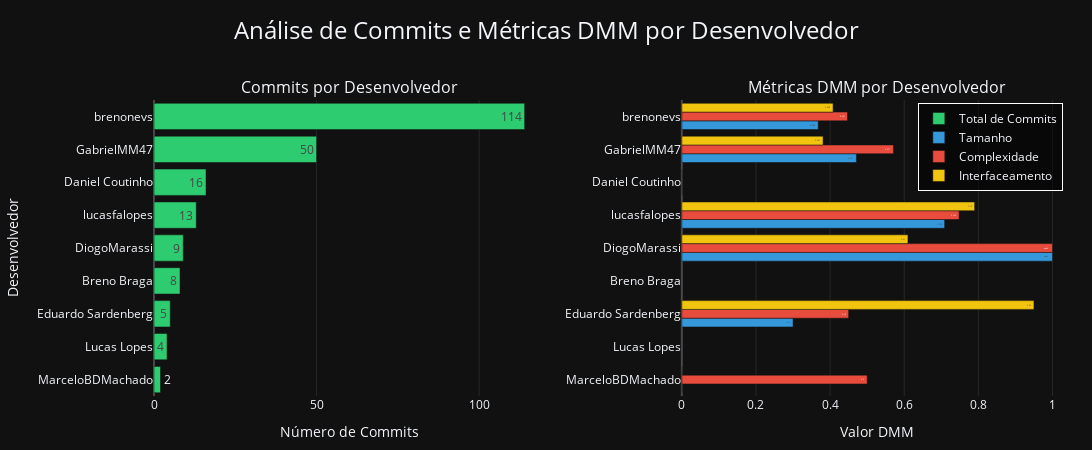

The code cell stored with this chart in its notebook:
### Markdown cell above
# Analisando commits por dev

### Code cell
def analyze_github_commits(df_commits, df_devs):

    commits_analysis = df_commits.merge(
        df_devs[['id', 'name']],
        left_on='author_id',
        right_on='id',
        how='left'
    )
    
    # Agregar dados por autor
    author_stats = commits_analysis.groupby('name').agg({
        'sha': 'count',                    # Total de commits
        'dmm_unit_complexity': 'mean',     # Complexidade média
        'dmm_unit_size': 'mean',          # Tamanho médio
        'dmm_unit_interfacing': 'mean'     # Interfaceamento médio
    }).reset_index()
    
    # Arredondar valores DMM para 3 casas decimais
    for col in ['dmm_unit_complexity', 'dmm_unit_size', 'dmm_unit_interfacing']:
        author_stats[col] = author_stats[col].round(3)
    
    # Ordenar por número de commits
    author_stats = author_stats.sort_values('sha', ascending=True)
    
    # Criar figura com subplots
    fig = make_subplots(
        rows=1, cols=2,
        subplot_titles=(
            'Commits por Desenvolvedor',
            'Métricas DMM por Desenvolvedor'
        ),
        specs=[[{"type": "bar"}, {"type": "bar"}]],
        horizontal_spacing=0.15
    )
    
    # 1. Gráfico de barras horizontal - Commits por desenvolvedor
    fig.add_trace(
        go.Bar(
            y=author_stats['name'],
            x=author_stats['sha'],
            orientation='h',
            name='Total de Commits',
            marker_color='#2ecc71',
            text=author_stats['sha'],
            textposition='auto',
            hovertemplate="<b>%{y}</b><br>" +
                         "Commits: %{x}<br>" +
                         "<extra></extra>"
        ),
        row=1, col=1
    )
    
    # 2. Gráfico de barras horizontais para métricas DMM
    fig.add_trace(
        go.Bar(
            y=author_stats['name'],
            x=author_stats['dmm_unit_size'],
            orientation='h',
            name='Tamanho',
            marker_color='#3498db',
            text=author_stats['dmm_unit_size'],
            textposition='auto',
            hovertemplate="<b>%{y}</b><br>" +
                         "Tamanho: %{x:.3f}<br>" +
                         "<extra></extra>"
        ),
        row=1, col=2
    )
    
    fig.add_trace(
        go.Bar(
            y=author_stats['name'],
            x=author_stats['dmm_unit_complexity'],
            orientation='h',
            name='Complexidade',
            marker_color='#e74c3c',
            text=author_stats['dmm_unit_complexity'],
            textposition='auto',
            hovertemplate="<b>%{y}</b><br>" +
                         "Complexidade: %{x:.3f}<br>" +
                         "<extra></extra>"
        ),
        row=1, col=2
    )
    
    fig.add_trace(
        go.Bar(
            y=author_stats['name'],
            x=author_stats['dmm_unit_interfacing'],
            orientation='h',
            name='Interfaceamento',
            marker_color='#f1c40f',
            text=author_stats['dmm_unit_interfacing'],
            textposition='auto',
            hovertemplate="<b>%{y}</b><br>" +
                         "Interfaceamento: %{x:.3f}<br>" +
                         "<extra></extra>"
        ),
        row=1, col=2
    )
    
    # Atualizar layout
    fig.update_layout(
        height=max(400, len(author_stats) * 50),  # Altura dinâmica baseada no número de desenvolvedores
        width=1400,
        showlegend=True,
        title={
            'text': 'Análise de Commits e Métricas DMM por Desenvolvedor',
            'y':0.95,
            'x':0.5,
            'xanchor': 'center',
            'yanchor': 'top',
            'font': {'size': 24}
        },
        template='plotly_dark',
        barmode='group',
        legend=dict(
            yanchor="top",
            y=0.99,
            xanchor="right",
            x=0.99,
            bgcolor="rgba(0,0,0,0.5)",
            bordercolor="white",
            borderwidth=1
        ),
        hoverlabel=dict(
            bgcolor="white",
            font_size=14,
            font_family="Arial"
        )
    )
    
    # Atualizar eixos e legendas
    fig.update_xaxes(title_text='Número de Commits', row=1, col=1, gridcolor='rgba(128,128,128,0.2)', zeroline=True, zerolinecolor='rgba(128,128,128,0.5)')
    fig.update_xaxes(title_text='Valor DMM', row=1, col=2, gridcolor='rgba(128,128,128,0.2)', zeroline=True, zerolinecolor='rgba(128,128,128,0.5)')
    fig.update_yaxes(title_text='Desenvolvedor', row=1, col=1, showgrid=False)
    fig.update_yaxes(title_text='', row=1, col=2, showgrid=False)
    
    # Ajustar margens
    fig.update_layout(margin=dict(l=20, r=20, t=100, b=20))
    
    return fig

# Para usar:
fig = analyze_github_commits(commits, github_devs)
fig.show()

### Figure 1 — Plotly figure (JSON) as saved in the notebook; plotly's stock layout.template omitted (floating-point values rounded to 4 significant figures)
{"data": [{"hovertemplate": "<b>%{y}</b><br>Commits: %{x}<br><extra></extra>", "marker": {"color": "#2ecc71"}, "name": "Total de Commits", "orientation": "h", "text": [2.0, 4.0, 5.0, 8.0, 9.0, 13.0, 16.0, 50.0, 114.0], "textposition": "auto", "type": "bar", "x": [2, 4, 5, 8, 9, 13, 16, 50, 114], "xaxis": "x", "y": ["MarceloBDMachado", "Lucas Lopes", "Eduardo Sardenberg", "Breno Braga", "DiogoMarassi", "lucasfalopes", "Daniel Coutinho", "GabrielMM47", "brenonevs"], "yaxis": "y"}, {"hovertemplate": "<b>%{y}</b><br>Tamanho: %{x:.3f}<br><extra></extra>", "marker": {"color": "#3498db"}, "name": "Tamanho", "orientation": "h", "text": [0.0, NaN, 0.3, NaN, 1.0, 0.709, 0.0, 0.471, 0.368], "textposition": "auto", "type": "bar", "x": [0.0, NaN, 0.3, NaN, 1.0, 0.709, 0.0, 0.471, 0.368], "xaxis": "x2", "y": ["MarceloBDMachado", "Lucas Lopes", "Eduardo Sardenberg", "Breno Braga", "DiogoMarassi", "lucasfalopes", "Daniel Coutinho", "GabrielMM47", "brenonevs"], "yaxis": "y2"}, {"hovertemplate": "<b>%{y}</b><br>Complexidade: %{x:.3f}<br><extra></extra>", "marker": {"color": "#e74c3c"}, "name": "Complexidade", "orientation": "h", "text": [0.5, NaN, 0.45, NaN, 1.0, 0.748, 0.0, 0.571, 0.447], "textposition": "auto", "type": "bar", "x": [0.5, NaN, 0.45, NaN, 1.0, 0.748, 0.0, 0.571, 0.447], "xaxis": "x2", "y": ["MarceloBDMachado", "Lucas Lopes", "Eduardo Sardenberg", "Breno Braga", "DiogoMarassi", "lucasfalopes", "Daniel Coutinho", "GabrielMM47", "brenonevs"], "yaxis": "y2"}, {"hovertemplate": "<b>%{y}</b><br>Interfaceamento: %{x:.3f}<br><extra></extra>", "marker": {"color": "#f1c40f"}, "name": "Interfaceamento", "orientation": "h", "text": [0.0, NaN, 0.95, NaN, 0.61, 0.79, 0.0, 0.381, 0.408], "textposition": "auto", "type": "bar", "x": [0.0, NaN, 0.95, NaN, 0.61, 0.79, 0.0, 0.381, 0.408], "xaxis": "x2", "y": ["MarceloBDMachado", "Lucas Lopes", "Eduardo Sardenberg", "Breno Braga", "DiogoMarassi", "lucasfalopes", "Daniel Coutinho", "GabrielMM47", "brenonevs"], "yaxis": "y2"}], "layout": {"annotations": [{"font": {"size": 16}, "showarrow": false, "text": "Commits por Desenvolvedor", "x": 0.2125, "xanchor": "center", "xref": "paper", "y": 1, "yanchor": "bottom", "yref": "paper"}, {"font": {"size": 16}, "showarrow": false, "text": "Métricas DMM por Desenvolvedor", "x": 0.7875, "xanchor": "center", "xref": "paper", "y": 1, "yanchor": "bottom", "yref": "paper"}], "barmode": "group", "height": 450, "hoverlabel": {"bgcolor": "white", "font": {"family": "Arial", "size": 14}}, "legend": {"bgcolor": "rgba(0,0,0,0.5)", "bordercolor": "white", "borderwidth": 1, "x": 0.99, "xanchor": "right", "y": 0.99, "yanchor": "top"}, "margin": {"b": 20, "l": 20, "r": 20, "t": 100}, "showlegend": true, "title": {"font": {"size": 24}, "text": "Análise de Commits e Métricas DMM por Desenvolvedor", "x": 0.5, "xanchor": "center", "y": 0.95, "yanchor": "top"}, "width": 1400, "xaxis": {"anchor": "y", "domain": [0, 0.425], "gridcolor": "rgba(128,128,128,0.2)", "title": {"text": "Número de Commits"}, "zeroline": true, "zerolinecolor": "rgba(128,128,128,0.5)"}, "xaxis2": {"anchor": "y2", "domain": [0.575, 1], "gridcolor": "rgba(128,128,128,0.2)", "title": {"text": "Valor DMM"}, "zeroline": true, "zerolinecolor": "rgba(128,128,128,0.5)"}, "yaxis": {"anchor": "x", "domain": [0, 1], "showgrid": false, "title": {"text": "Desenvolvedor"}}, "yaxis2": {"anchor": "x2", "domain": [0, 1], "showgrid": false, "title": {"text": ""}}}}
